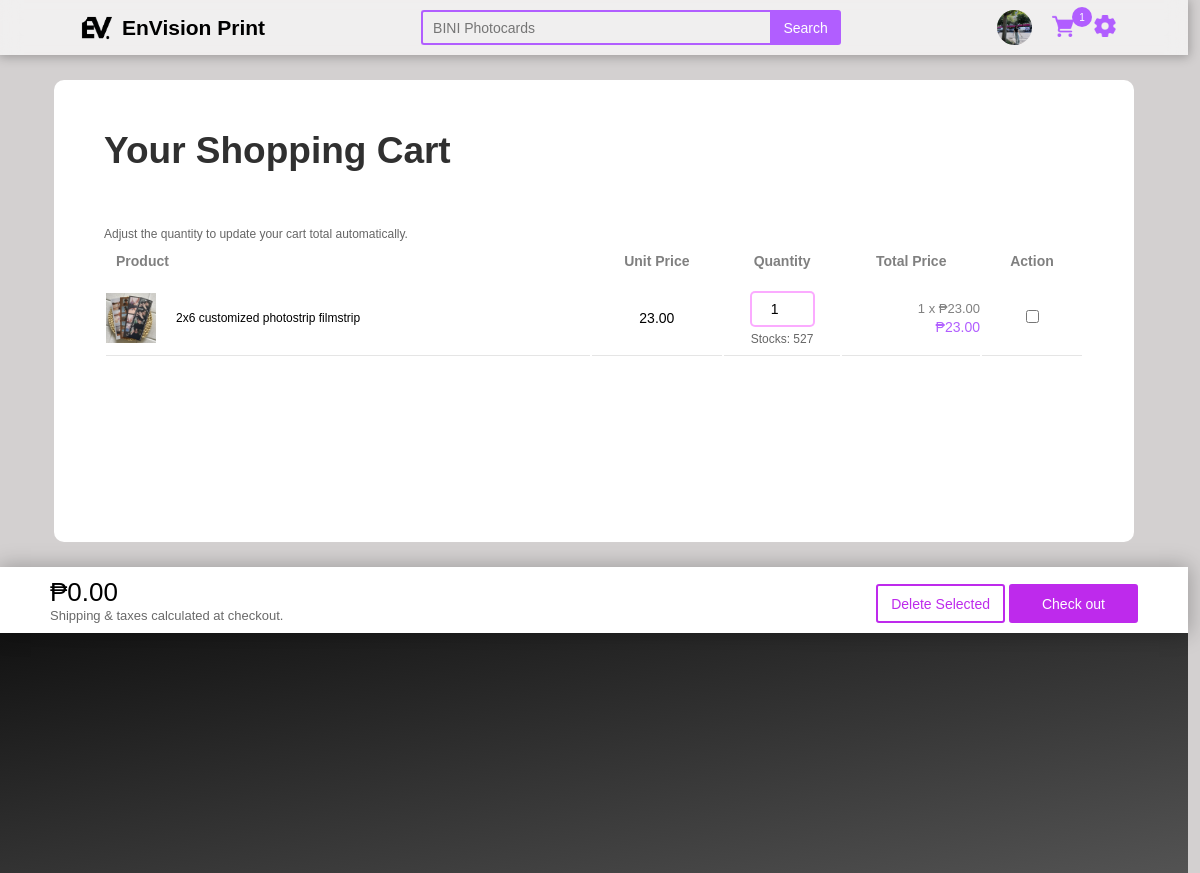
The page /cart.php on the database as committed earlier.
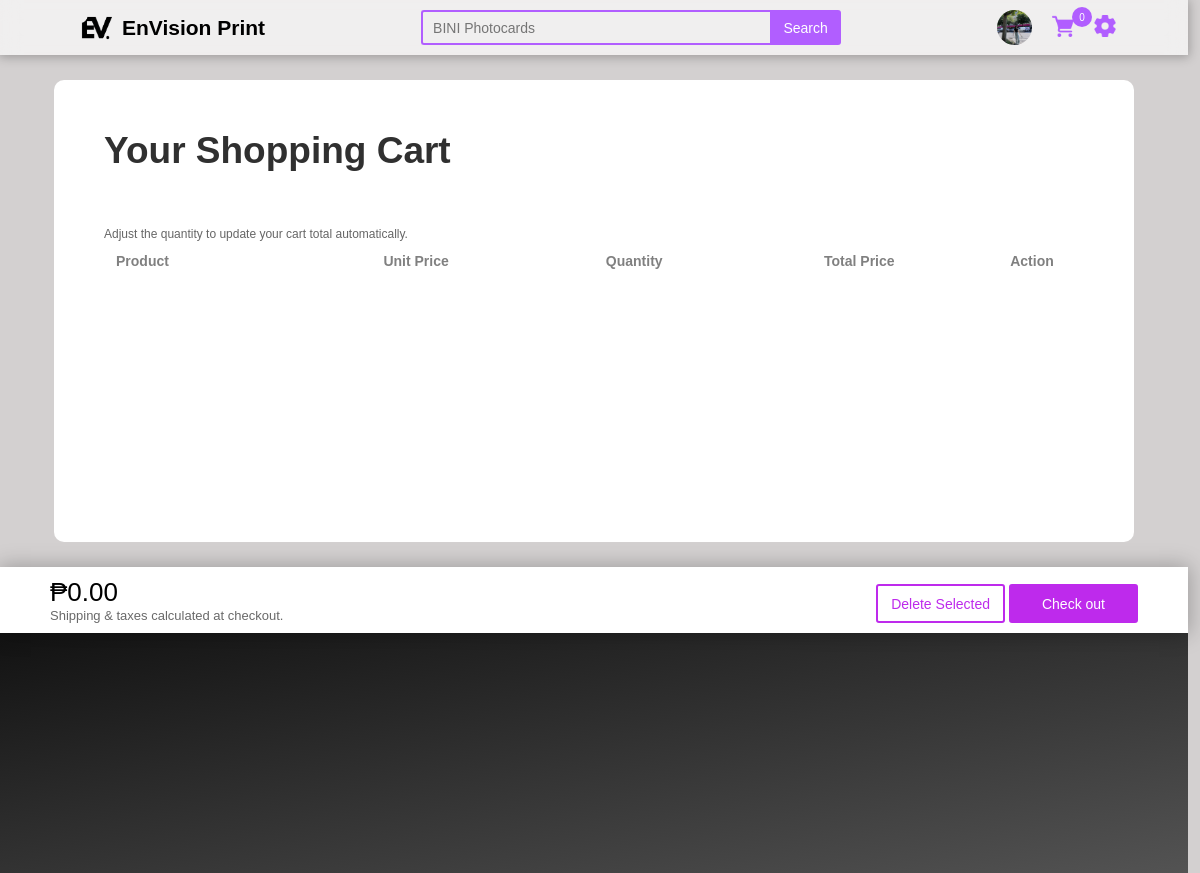
The same page on the database as committed later.
### tables this page shows
CREATE TABLE `cart` (
  `cart_id` int(11) NOT NULL,
  `customer_id` int(11) NOT NULL,
  `ItemID` int(11) NOT NULL,
  `product_name` varchar(100) NOT NULL,
  `quantity` int(11) NOT NULL,
  `timestamp` timestamp NOT NULL DEFAULT current_timestamp(),
  `upload` varchar(2000) DEFAULT ' '
);

CREATE TABLE `items` (
  `ItemID` int(11) NOT NULL,
  `ItemName` varchar(200) NOT NULL,
  `Description` varchar(2000) NOT NULL,
  `Category` varchar(50) NOT NULL,
  `ItemImg` varchar(200) NOT NULL,
  `Price` decimal(11,2) DEFAULT NULL,
  `Solds` int(11) NOT NULL,
  `Quantity` int(11) NOT NULL,
  `rating` float DEFAULT 0,
  `rating_count` int(11) DEFAULT 0,
  `onsale` int(11) NOT NULL COMMENT '0 = No\r\n1 = Yes',
  `oldprice` decimal(11,2) NOT NULL,
  `customizable` int(11) NOT NULL
);

### query.php (called while the page is built, shortened)
<?php
$queryUser = mysqli_query($con, "SELECT * FROM currentuser WHERE UserID = 1");
$rowUser = mysqli_fetch_assoc($queryUser);
$username = $rowUser["username"];
if ($username != 0) {
    $on = mysqli_query($con, "SELECT * FROM users WHERE username = '$username'");
    $rowon = mysqli_fetch_assoc($on);
    $UserID = $rowon["UserID"];
    $query69 = mysqli_query($con, "SELECT COUNT(cart_id) AS count from cart WHERE customer_id = $UserID");
    $row69 = mysqli_fetch_assoc($query69);
    $cartcount = $row69["count"];
} else {
    $verification = '0';
    $block = '0';
}

### cart.php (the view, shortened to what the changed rows need)
<!DOCTYPE html>
<html lang="en">
<head>
    <?php include 'connect.php';
    include 'query.php'; ?>
    <link rel="stylesheet" href="css/global.css">
    <link rel="stylesheet" href="css/cart.css">
</head>
<?php
$getCartItemsQuery = "SELECT cart.cart_id, items.ItemID , items.ItemName, items.Quantity as maxQuantity, items.ItemImg, cart.Quantity, items.Price
                      FROM cart
                      INNER JOIN items ON cart.ItemID  = items.ItemID
                      WHERE cart.customer_id = $UserID";
$result = mysqli_query($con, $getCartItemsQuery);
?>
<body>
    <?php include("header.php"); ?>
    <form method="post" action="" id="cartForm" enctype="multipart/form-data">
        <section class="center">
            <div class="Itemcart">
                <h1>Your Shopping Cart</h1>
                <div class="cart-container">
                    <table class="itemtable">
                        <tr>
                            <th style="text-align: start;">Product</th>
                            <th>Unit Price</th>
                            <th>Quantity</th>
                            <th>Total Price</th>
                            <th style="width: 100px;">Action</th>
                        </tr>
                        <?php while ($row = mysqli_fetch_assoc($result)) {
                            $totalPrice = $row['Quantity'] * $row['Price'];
                        ?>
                            <tr class="cart-item" style="height: 75px;">
                                <td style="width: 50%;">
                                    <div class="product">
                                        <img src="<?= $row['ItemImg']; ?>" alt="Product Image" class="cart-item-image">
                                        <div style="text-align: start;font-size: 12px;"> <?= $row['ItemName']; ?></div>
                                    </div>
                                </td>
                                <td>
                                    <?= $row['Price']; ?>
                                </td>
                                <td>
                                    <input class="number-input" type="number" name="quantity[]" value="<?= $row['Quantity']; ?>" min="1" max="<?= $row['maxQuantity'] ?>" data-price="<?= $row['Price']; ?>" data-cart-id="<?= $row['cart_id']; ?>" onchange="updateQuantity(this)">
                                    <p class="quantity-tip">Stocks: <?= $row['maxQuantity'] ?></p>
                                </td>
                                <td>
                                    <div class="total-price">
                                        <p class="sumtext"><?= $row['Quantity']; ?> x ₱<?= $row['Price'] ?></p>
                                        <p class="item-total-price">₱<?= number_format($totalPrice, 2) ?></p>
                                    </div>
                                </td>
                                <td class="select" style="width: 60px; text-align: center; padding-right: 0px;">
                                    <input type="checkbox" name="selectedItems[]" value="<?= $row['cart_id']; ?>" onchange="updateTotal(this)">
                                </td>
                            </tr>
                        <?php } ?>
                    </table>
                </div>
            </div>
        </section>
    </form>
</body>
</html>

### header.php (shortened to what the changed rows need)
<nav>
    <div class="header">
        <div class="logo">
            <a href='Landingpage.php#'>
                <h1>EnVision Print</h1>
            </a>
        </div>
        <?php
        $query = mysqli_query($con, "select * from currentuser where UserID = '1'");
        $row = mysqli_fetch_assoc($query);
        $location = $row["profile"];
        $username = $row["username"];
        if ($username == "0") {
            echo "<div class='login'>
             <div class='pointer' id='popup-signin'>
                 <img src='css/img/login.png' height='15'>
                 <p class='loginb'>Sign in</p>
             </div>
             <div>|</div>
             <div class='pointer' id='popup-create'>
              <img src='css/img/createacc.png'height='15'>
                 <p class='signupb'>Create Account</p>
             </div>
         </div>";
        } else {
            echo "<div class='profile'>
                            <img src='$location' width='35' height='35' id='currentuser'>
                    <div id='inout'>
                    </div>
                        <div class='carts'>
                        <a href='cart.php'><img src='css/img/shopping-cart.png' width='22' id='currentuser'><div class='cartcount'>$cartcount</div></a>
                        <a onclick='showSettingsPopup()'><img src='css/img/setting.png' width='22' id='profile'>";
            echo "</a></div></div>";
        }
        ?>
    </div>
</nav>

Rows that differ between the two databases and show on the page:
removed cart: ItemID.ItemName "2x6 customized photostrip filmstrip", ItemID.Price "23.00", quantity "1", ItemID.Quantity "527"
Other text that changed with them:
$cartcount: "1" → "0"
